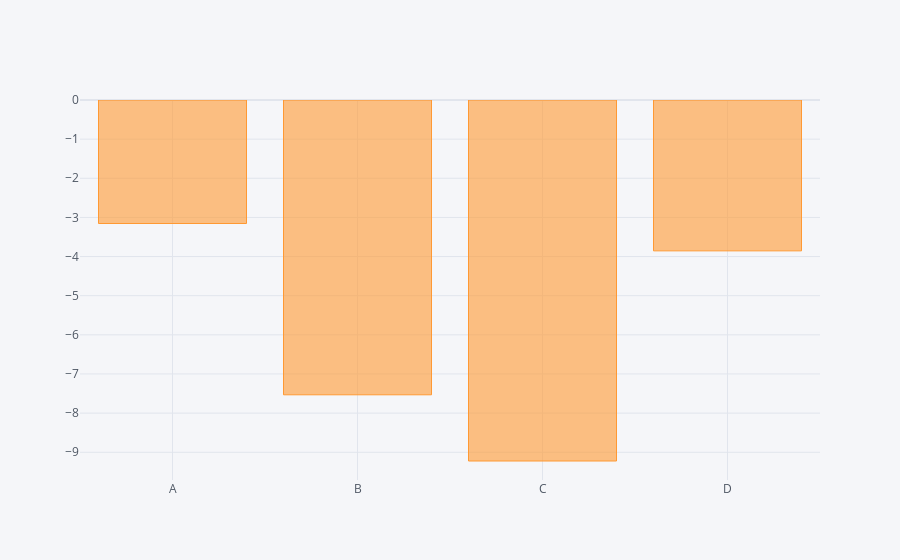

Write notebook code for a chart like this one.
### Code cell
df.sum().iplot(kind='bar')

### Figure 1 — Plotly figure (JSON) as saved in the notebook; plotly's stock layout.template omitted (floating-point values rounded to 4 significant figures)
{"data": [{"marker": {"color": "rgba(255, 153, 51, 0.6)", "line": {"color": "rgba(255, 153, 51, 1.0)", "width": 1}}, "name": "None", "orientation": "v", "text": "", "type": "bar", "x": ["A", "B", "C", "D"], "y": [-3.155, -7.532, -9.224, -3.855]}], "layout": {"legend": {"bgcolor": "#F5F6F9", "font": {"color": "#4D5663"}}, "paper_bgcolor": "#F5F6F9", "plot_bgcolor": "#F5F6F9", "title": {"font": {"color": "#4D5663"}}, "xaxis": {"gridcolor": "#E1E5ED", "showgrid": true, "tickfont": {"color": "#4D5663"}, "title": {"font": {"color": "#4D5663"}, "text": ""}, "zerolinecolor": "#E1E5ED"}, "yaxis": {"gridcolor": "#E1E5ED", "showgrid": true, "tickfont": {"color": "#4D5663"}, "title": {"font": {"color": "#4D5663"}, "text": ""}, "zerolinecolor": "#E1E5ED"}}}
